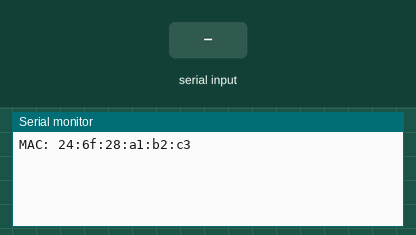
A sketch run on a simulated ESP32. On the bench: the last lines printed to the serial monitor. Inputs (shaded band) come from the test bench.

Above: at 1.2 s.
1.3 s: "1\n" received over Serial
At 1.7 s:
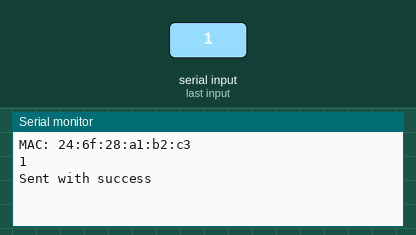
2.8 s: "0\n" received over Serial
At 4.0 s:
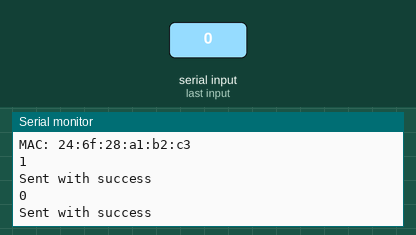
4.3 s: "2\n" received over Serial
At 5.1 s:
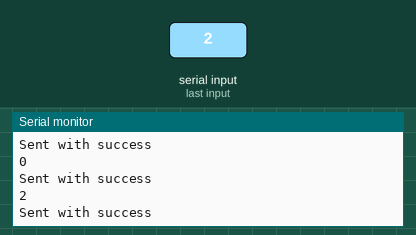

The sketch:

serial_relay.ino
```cpp
#include <Arduino.h>
#include "../comms.h"

#define BAUD_RATE 115200


uint8_t peer_addr[6] = {0xFF, 0xFF, 0xFF, 0xFF, 0xFF, 0xFF};

char input[255] = {0};
void setup() {
    init_wifi();
    uint8_t* mac_addr = get_mac_addr();

    Serial.begin(BAUD_RATE);
    Serial.printf("MAC: %02x:%02x:%02x:%02x:%02x:%02x\n",
                  mac_addr[0], mac_addr[1], mac_addr[2],
                  mac_addr[3], mac_addr[4], mac_addr[5]);

    static esp_now_peer_info_t peer {
        .channel = 0,
        .encrypt = false,
    };
    memcpy(peer.peer_addr, peer_addr, sizeof(peer_addr));

    esp_err_t err = esp_now_add_peer(&peer);
    assert (err == ESP_OK);
}

void loop() {
    const char sentinel = '\n';

    for (auto buf = input; Serial.available(); buf++) {
        *buf = (char) Serial.read();
        if (*buf == sentinel) {
            *buf = '\0';
            Packet msg {
                .id = 0,
                .len  = strlen(input),
            };
            strcpy(msg.vels, input);
            Serial.println(input); //! print

            esp_err_t err = esp_now_send(peer_addr, (uint8_t*) &msg, sizeof(msg));
            if (err == ESP_OK) Serial.println("Sent with success");
            else               Serial.println("Error sending the data");
        }
    }
    // esse loop lê da serial até encontrar um \n e aí faz broadcast via espnow
    // se a mensagem parar de chegar antes disso, ele ignora
    // detalhe: Serial.available() retorna quantos bytes tão disponíveis
}
```

Measured:
- after the input at 1.3 s, the serial monitor: prints a new line at once (image 1)
- after the input at 2.8 s, the serial monitor: prints a new line at once (image 2)
- after the input at 4.3 s, the serial monitor: prints a new line at once (image 3)
